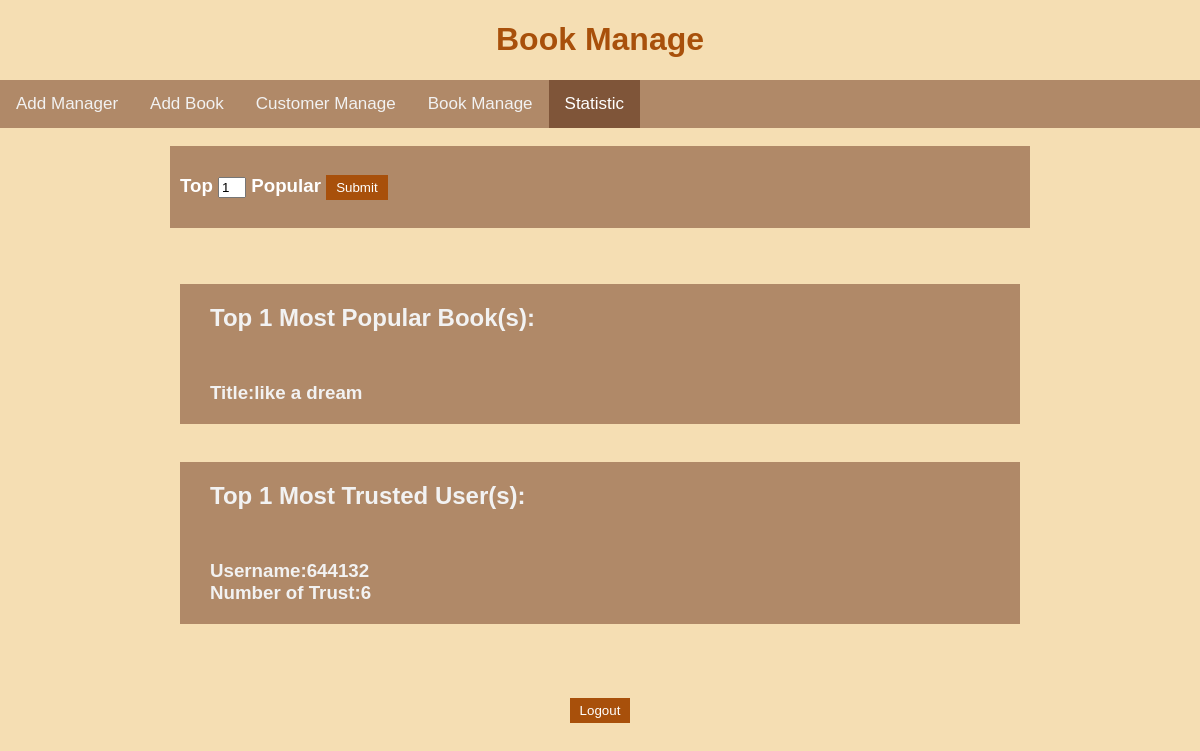
The page /stat on the database as committed earlier.
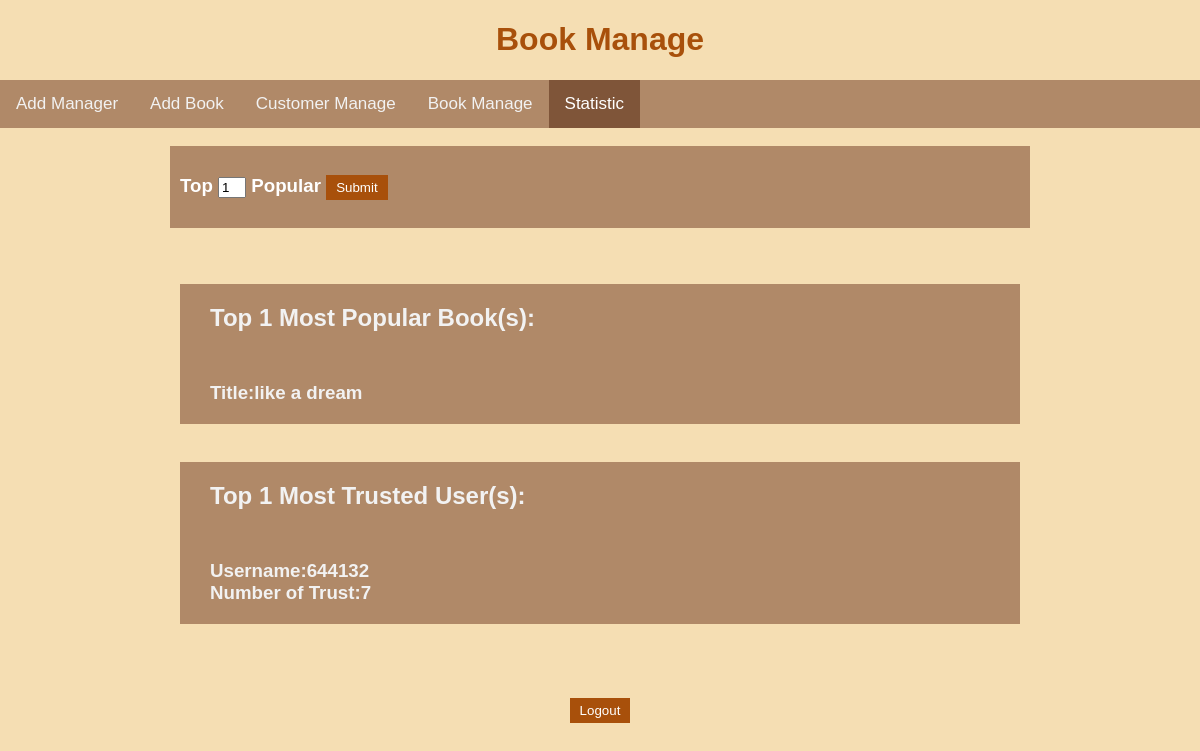
The same page on the database as committed later.
### app.py (models this page shows, shortened)
class User(db.Model):
    username = db.Column(db.String(20),nullable=False, primary_key=True)
    password = db.Column(db.String(20),nullable=False)
    name = db.Column(db.String(20))
    address = db.Column(db.String(100))
    email = db.Column(db.String(40))
    trust = db.Column(db.Integer,default=0)
    untrust = db.Column(db.Integer,default=0)

### app.py (the view)
@app.route('/stat',methods=['POST','GET'])
def stat():
    top=1
    if request.method=="POST":
        top=request.form["toppop"]
    popb=Order.query.group_by(Order.title).order_by(func.sum(Order.copynum).desc()).limit(top)
    trustu=User.query.order_by(User.trust.desc()).limit(top)
    return render_template("stat.html",popordersb=popb,toppop=top,trust=trustu)

### templates/stat.html (shortened to what this page needs)
{% extends "base.html" %}
{% block body %}
<h1 id="top">Book Manage</h1>
<div class="topnav">
    <a href="/managerAdd">Add Manager</a>
    <a href="/bookAdd">Add Book</a>
    <a href="/customerMana">Customer Manage</a>
    <a href="/bookMana">Book Manage</a>
    <a class="active" href="/stat">Statistic</a>
</div>
<br>
<div class=bookinfo>
    <form action='/stat' method="POST">
        <h3 style="color: white;">Top <input class=topn type="numer" name="toppop" value=1> Popular
            <input class="viewbutton" type="submit" value="Submit"></h3>
    </form>
</div>
<br>
<div class="allBook">
    <div class="eachbook"></div><br>
        <div class="eachbook">
            <h2 id='eachb'>Top {{toppop}} Most Popular Book(s):</h2>
            {%for order in popordersb%}
            <h3 id='eachb'>
                Title:{{order.title}}
            </h3>
            {%endfor%}
        </div>
        <br>
        <div class="eachbook">
            <h2 id='eachb'>Top {{toppop}} Most Trusted User(s):</h2>
            {%for user in trust%}
            <h3 id='eachb'>
                Username:{{user.username}}<br>
                Number of Trust:{{user.trust}}
            </h3>
            {%endfor%}
        </div>
</div>
<br>
<br>
<br>
<div class="toIndex"><form action='/' ><input class="viewbutton" type="submit" value="Logout"></form></div>
{% endblock %}

Rows that differ between the two databases and show on the page:
changed User id 644132: trust "6" → "7"
